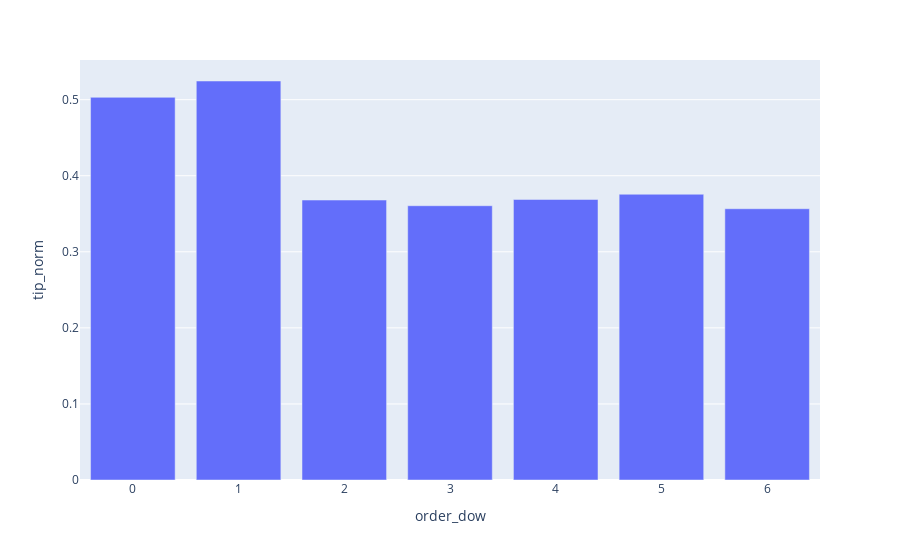

Notebook source saved alongside this figure:
### Markdown cell above
**Tippwahrscheinlichkeit für jeden Wochentag**

### Code cell
px.bar(df_order_dow, x= "order_dow", y= "tip_norm")

### Figure 1 — Plotly figure (JSON) as saved in the notebook; plotly's stock layout.template omitted (floating-point values rounded to 4 significant figures)
{"data": [{"alignmentgroup": "True", "hovertemplate": "order_dow=%{x}<br>tip_norm=%{y}<extra></extra>", "legendgroup": "", "marker": {"color": "#636efa", "pattern": {"shape": ""}}, "name": "", "offsetgroup": "", "orientation": "v", "showlegend": false, "textposition": "auto", "type": "bar", "x": [0, 1, 2, 3, 4, 5, 6], "xaxis": "x", "y": [0.5031, 0.5246, 0.3681, 0.3606, 0.3688, 0.3757, 0.3566], "yaxis": "y"}], "layout": {"barmode": "relative", "legend": {"tracegroupgap": 0}, "margin": {"t": 60}, "xaxis": {"anchor": "y", "domain": [0, 1], "title": {"text": "order_dow"}}, "yaxis": {"anchor": "x", "domain": [0, 1], "title": {"text": "tip_norm"}}}}
